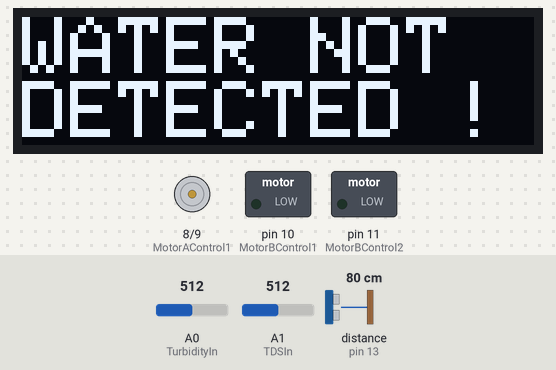
The sketch below on a simulated Arduino Uno, built with avr-gcc and run on an emulated ATmega328P. On the bench: 128×32 one-colour display, motor-driver pin pairs drawn as motors (green arrow = first pin HIGH = forward, orange = second pin HIGH = backward, longer = more drive), switched loads named in the sketch (green lamp = pin HIGH). Wiring (inferred from the names in the program): ultrasonic range finder: trigger pin 12; echo pin 13. Inputs (shaded band) come from the test bench; at power-on: distance to the obstacle (sensor on pin 13) 80 cm, A1 (TDSIn) = 512, A0 (TurbidityIn) = 512. The echo pulse lasts 58.3 µs per cm; pins used as bus, display or sensor lines are not drawn; what the sketch prints to the serial monitor is not drawn.

Above: at 1.2 s.
1.3 s: distance to the obstacle (sensor on pin 13) set to 22 cm
3.0 s: distance to the obstacle (sensor on pin 13) set to 17 cm
At 3.73 s:
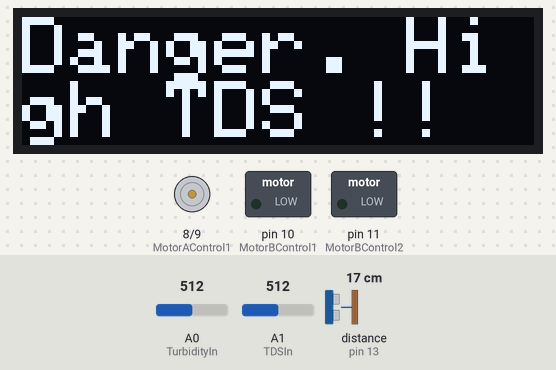
5.4 s: A1 (TDSIn) set to 289
7.3 s: A1 (TDSIn) set to 257
At 8.4 s:
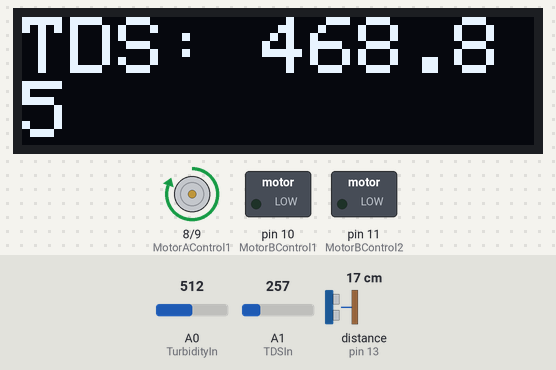
Timing chart, 0 to 10.3 s (numbered marks = the images above; inputs shaded):
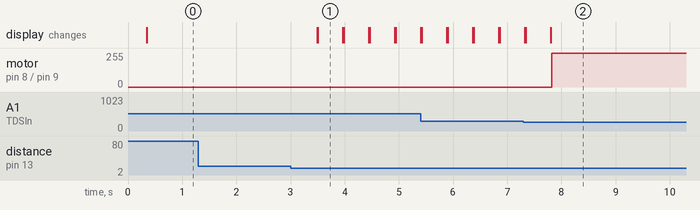

Measured:
- the behaviour switches between 20 and 19 cm on distance to the obstacle (sensor on pin 13) (found by bisection; images 0 and 1)
- the behaviour switches between 272 and 271 on A1 (TDSIn) (found by bisection; images 1 and 2)
- after the input at 1.3 s, every drawn part: stays the same
- after the input at 3.0 s, the display: first changes after 0.49 s (image 1 shows a later state)
- after the input at 7.3 s, motor on pin 8 (MotorAControl1) / pin 9 (MotorAControl2): stopped → forward 255/255 after 0.52 s; the display: first differs from a run without the input after 0.50 s (image 2)
- what the display in image 1 shows lasts 0.5 s, from 3.5 s to 4.0 s

The sketch:

ArduinoPart.ino
```cpp
//Importing libraries for code
#include <Adafruit_GFX.h>
#include <Adafruit_SSD1306.h>
#include <SoftwareSerial.h>
#include <Wire.h>

//IMP: Do NOT use A4 and A5 pins I2C of display module
//A4 and A5 pins for the display OLED. A4 -> SerialData
//A5 -> Serial clock

//Pins to control the motors
//A -> Filtered Pathway
//B -> Unfiltered pathway
#define MotorAControl1 8
#define MotorAControl2 9
#define MotorBControl1 10
#define MotorBControl2 11

//Pins to take sensor readings
#define TurbidityIn A0 //Turbidity Sensor one analog input pin
#define TDSIn A1    //TDS Sensor one analog input pin
#define UltrasoundTrigger 12//Ultrasound Trigger pin
#define UltrasoundEcho 13 //Ultrasound echo pin

//Making a serial object to communicate with ESP8266
SoftwareSerial espSerial(2, 3);

//Threshhold to turn on the filtering pathway and water level
const int TDS_THRESHOLD = 500;
const int TURBIDITY_THRESHOLD = 75;
const int WATER_LEVEL_THRESHHOLD = 19;

//Turbidity sensor constants
//TODO:Need to tweak them later
const float VREF = 5;
const int ADCMAX = 1023;
const int SAMPLES_TURBIDITY = 10;

//Variables for the Ultrasound sensor
float distance, duration, totalDistance;
const int SAMPLES_ULTRASOUND = 10;

//Constants for the OLED display
#define SCREEN_WIDTH 128
#define SCREEN_HEIGHT 32
#define OLED_RESET -1
#define SCREEN_ADDRESS 0x3C

//Making a display object
Adafruit_SSD1306 display(SCREEN_WIDTH, SCREEN_HEIGHT, &Wire, OLED_RESET);

//Struct to hold the three sensor values
struct __attribute__((packed)) DataPacket {
  float val1;
  float val2;
  float val3;
};

DataPacket sensorData;

//This function sends data to esp with UART
void sendDataToESP(){
  espSerial.write(0x42); // Start Marker
  espSerial.write((byte*)&sensorData, sizeof(sensorData));
  espSerial.write(0x21); // End Marker (!)
}

//This reads the water level with ultrasound sensor
float readWaterLevel(){
  //Resetting the total distance
  totalDistance = 0;
  //Taking 10 readings
  for (int i = 0; i < SAMPLES_ULTRASOUND; i++) {
    // Clear the trigger
    digitalWrite(UltrasoundTrigger, LOW);
    delayMicroseconds(2);

    // Send a 10 microsecond pulse
    digitalWrite(UltrasoundTrigger, HIGH);
    delayMicroseconds(10);
    digitalWrite(UltrasoundTrigger, LOW);

    // Read the echo
    duration = pulseIn(UltrasoundEcho, HIGH);

    // Calculate distance and add to total
    distance = (duration * 0.0343) / 2;
    totalDistance += distance;

    delay(10);
  }
  float averageDistance = totalDistance / SAMPLES_ULTRASOUND;
  return averageDistance;
}


/**
 * Converts analog voltage to TDS (ppm)
 * Based on the standard compensation formula.
 */
float tdsFromVoltage(float v) {
  // The 0.5 at the end is a standard temperature compensation factor (at 25°C)
  float tds = (133.42 * v * v * v - 255.86 * v * v + 857.39 * v) * 0.5;
  return tds;
}

/**
 * Reads the TDS sensor and returns the ppm value
 */
float readTDS() {
  int raw = analogRead(TDSIn);
  float voltage = (raw * VREF) / (float)ADCMAX;
  return tdsFromVoltage(voltage);
}

//Turbidity sensor helper function
float ntuFromVoltage(float volt){
  if (volt >= 4.42) return 0;
  if (volt <= 0.08) return 3000;
  return (4.42 - volt) * (3000.0 / (4.42 - 0.08));
}

//This averages the tubidity sensor value
float readTurbidity(){
  float sumVolt = 0;

  //Taking an average of SAMPLES_TURBIDITY values for stability
  for (int i = 0; i < SAMPLES_TURBIDITY; i++)
  {
    float volt = (analogRead(TurbidityIn) * VREF) / ADCMAX;
    sumVolt += volt;
    delay(10);
  }

  sumVolt = sumVolt/SAMPLES_TURBIDITY;

  float ntu = ntuFromVoltage(sumVolt);

  /*Serial.println("Turbidity:");
  Serial.print(ntu);
  Serial.println();*/


  return ntu;
}

//This turns on the motor A
void turnOnMotorA(){
  digitalWrite(MotorAControl1, HIGH);
  digitalWrite(MotorAControl2, LOW);
}

void turnOffMotors(){
  digitalWrite(MotorAControl1, LOW);
  digitalWrite(MotorAControl2, LOW);
  digitalWrite(MotorBControl1, LOW);
  digitalWrite(MotorBControl2, LOW);
}

//This turns on the motor B
void turnOnMotorB(){
  digitalWrite(MotorBControl1, HIGH);
  digitalWrite(MotorBControl2, LOW);
}

//This function updates the sensor values in the sensorData struct created
void updateSensorData(){

  sensorData.val1 = readTDS();
  sensorData.val2 = readTurbidity();
  sensorData.val3 = readWaterLevel();;

}

//Function to display the sensor values on the screen
void displayOLEDSensors(){
  //Clearing screen to update values
  display.clearDisplay();

  //Rotating screen by 180 degree
  display.setRotation(2);

  //Setting up text style
  display.setTextSize(2);
  display.setTextColor(SSD1306_WHITE);
  display.setCursor(0,0);

  //Rendering the text
  display.print("TDS: ");
  display.println(sensorData.val1);
  display.print(F("Tr: "));
  display.println(sensorData.val2);

  //Displaying the final screen
  display.display();
}

void displayOLEDNoWater(){
  //Clearing screen to update values
  display.clearDisplay();

  //Rotating screen by 180 degree
  display.setRotation(2);

  //Setting up text style
  display.setTextSize(2);
  display.setTextColor(SSD1306_WHITE);
  display.setCursor(0,0);

  //Rendering the text
  display.println("WATER NOT DETECTED !!");

  //Displaying the final screen
  display.display();
}

void displayOLEDDanger(){
  //Clearing screen to update values
  display.clearDisplay();

  //Rotating screen by 180 degree
  display.setRotation(2);

  //Setting up text style
  display.setTextSize(2);
  display.setTextColor(SSD1306_WHITE);
  display.setCursor(0,0);

  //Rendering the text
  display.println("Danger. High TDS !!");

  //Displaying the final screen
  display.display();
}

//Setup func which runs once
void setup(){

  //Setting Motor control pins
  pinMode(MotorAControl1, OUTPUT);
  pinMode(MotorAControl2, OUTPUT);
  pinMode(MotorBControl1, OUTPUT);
  pinMode(MotorBControl2, OUTPUT);

  //Setting pins to take in sensor values
  pinMode(TurbidityIn, INPUT);
  pinMode(TDSIn, INPUT);
  pinMode(UltrasoundTrigger, OUTPUT);
  pinMode(UltrasoundEcho, INPUT);

  //Initilizing the serial monitor
  Serial.begin(9600);
  espSerial.begin(9600);

  //Initilaizing the display
  Wire.begin();
  if (!display.begin(SSD1306_SWITCHCAPVCC, SCREEN_ADDRESS)) {
    Serial.println(F("OLED failed"));
    while (true); // stop if display fails
  }

  //Clearing any old text from the display
  display.clearDisplay();
  display.display();


  Serial.println("Initialized...");

}

//main loop for the programmes

void loop() {

  updateSensorData();
  if(sensorData.val3 < WATER_LEVEL_THRESHHOLD)
  {

    updateSensorData();
    sendDataToESP();
    displayOLEDSensors();

    if(sensorData.val1 > TDS_THRESHOLD)
    {
      displayOLEDDanger();
    }
    else if (sensorData.val2 > TURBIDITY_THRESHOLD)
    {
      displayOLEDSensors();
      turnOnMotorA();
      delay(5000);
      turnOffMotors();
    }
    else
    {
      displayOLEDSensors();
      turnOnMotorB();
      delay(5000);
      turnOffMotors();
    }
  }
  else
  {
    turnOffMotors();
    displayOLEDNoWater();
  }

}
```
